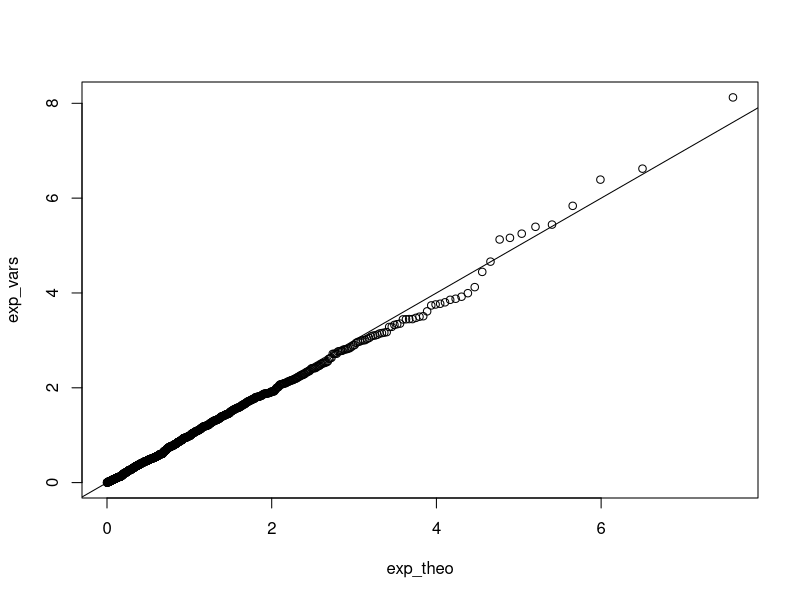

Write R code to recreate this figure. (Note: this script raises an error after producing the figure.)
## ---- chunk 1
library(knitr)
hook_output = knit_hooks$get('output')
knit_hooks$set(output = function(x, options) {
  # this hook is used only when the linewidth option is not NULL
  if (!is.null(n <- options$linewidth)) {
    x = knitr:::split_lines(x)
    # any lines wider than n should be wrapped
    if (any(nchar(x) > n)) x = strwrap(x, width = n)
    x = paste(x, collapse = '\n')
  }
  hook_output(x, options)
})

knitr::opts_chunk$set(cache = FALSE, message = FALSE,
                      linewidth = 50)
set.seed(3150)
## ---- chunk 2
runif(5)
## ---- chunk 3
lambda <- 1
# We want 1000 samples
n <- 1000
unif_vars <- runif(n)
exp_vars <- -log(1 - unif_vars)/lambda
## ---- chunk 4
# Compute theoretical quantiles
# using qexp
exp_theo <- qexp(ppoints(n))
qqplot(exp_theo, exp_vars)
# Add diagonal line
abline(a = 0, b = 1)
## ---- chunk 5
invcdf_cauchy <- function(p, theta = 0,
                          gamma = 1) {
  gamma*tan(pi*(p - 0.5)) + theta
}
unif_vars <- runif(5)
invcdf_cauchy(unif_vars)
## ---- chunk 6
library(cowplot)
library(magick)
fig_svg <- cowplot::ggdraw() + cowplot::draw_image("../../static/images/Generalized_inversion_method.svg")
plot(fig_svg)
## ---- chunk 7
plot(x = c(0, 1), y = c(0, 1), type = "n",
     xaxt = "n", xlab = "x", ylab = expression(F(x)),
     asp = 1, main = expression(p == 0.6))
axis(side = 1, at = c(0L, 1L))
segments(-1, 0, 0)
segments(0, 0.4, 1)
segments(1, 1, 2)
points(x = c(0, 1), y = c(0, 0.4), pch = 21, bg = "white")
points(x = c(0, 1), y = c(0.4, 1), pch = 19)
## ---- chunk 8
p <- 0.6
n <- 1000
unif_vars <- runif(n)
# as.numeric turns FALSE into 0 
# and TRUE into 1
bern_vars <- as.numeric(unif_vars > 1 - p)
## ---- chunk 9
c(mean(bern_vars), var(bern_vars))
# Compare with theory
c(p, p*(1 - p))
## ---- chunk 10
# Choose degrees of freedom
p <- 2
q <- 4

# rnorm samples from a normal distribution
U <- sum(rnorm(p)^2)
V <- sum(rnorm(q)^2)

# Take ratio
(U/p)/(V/q)
## ---- chunk 11
# What if we want 1000 replicates?
# Use the function replicate!
# First argument: number of replicates
# Second argument: expression to be run multiple times
f_vars <- replicate(1000, {
  U <- sum(rnorm(p)^2)
  V <- sum(rnorm(q)^2)
  (U/p)/(V/q)
})
## ---- chunk 12
qqplot(f_vars, qf(ppoints(1000), p, q))
# Add diagonal line
abline(a = 0, b = 1)
## ---- chunk 13
x_vec <- ppoints(100)
C <- 6
plot(x_vec, dbeta(x_vec, 2, 2), type = "l", ylim = c(0, C),
     xlab = "x", ylab = "Density")
lines(x_vec, C * dunif(x_vec))
polygon(c(0, x_vec, 1, 0), 
        c(0, dbeta(x_vec, 2, 2), 0, 0),
        col = "darkolivegreen3")
polygon(c(0, x_vec, 1, 1, 0, 0), 
        c(0, dbeta(x_vec, 2, 2), 0, C, C, 0),
        col = "indianred1")
arrows(0.78, 0, 0.78, C, code = 3)
text(c(0.5, 0.5), c(0.25, 3), labels = c("Accept", "Reject"), adj = 0.5)
## ---- chunk 14
# Set parameters----
C <- 6 # Constant
n <- 1000 # Number of variates
k <- 0 # counter for accepted
j <- 0 # iterations
y <- numeric(n) # Allocate memory
## ---- chunk 15
# A while loop runs until condition no longer holds
while (k < n) {
  u <- runif(1)
  j <- j + 1
  x <- runif(1) # random variate from g
  if (u < 6*x*(1-x)/C) {
    k <- k + 1
    y[k] <- x
    }
}
## ---- chunk 16
# How many iterations did we need?
j
## ---- chunk 17
# Compare theoretical and empirical quantiles
p <- seq(0.1, 0.9, by = 0.1)
Qhat <- quantile(y, p) # empirical
Q <- qbeta(p, 2, 2) # theoretical
## ---- chunk 18
round(cbind(Qhat, Q, diff = abs(Qhat - Q)), 3)
## ---- chunk 19
x_vec <- ppoints(100)
C <- 1.5
plot(x_vec, dbeta(x_vec, 2, 2), type = "l", ylim = c(0, C),
     xlab = "x", ylab = "Density")
lines(x_vec, C * dunif(x_vec))
polygon(c(0, x_vec, 1, 0), 
        c(0, dbeta(x_vec, 2, 2), 0, 0),
        col = "darkolivegreen3")
polygon(c(0, x_vec, 1, 1, 0, 0), 
        c(0, dbeta(x_vec, 2, 2), 0, C, C, 0),
        col = "indianred1")
arrows(0.78, 0, 0.78, C, code = 3)
text(c(0.5, 0.1), c(0.25, 1.0), labels = c("Accept", "Reject"), adj = 0.5)
## ---- chunk 20
C <- 1.5; k <- j <- 0 # Reset counters
while (k < n) {
  u <- runif(1)
  j <- j + 1
  x <- runif(1)
  if (u < 6*x*(1-x)/C) {
    k <- k + 1
    y[k] <- x
    }
}
## ---- chunk 21
# How many iterations did we need this time?
j
